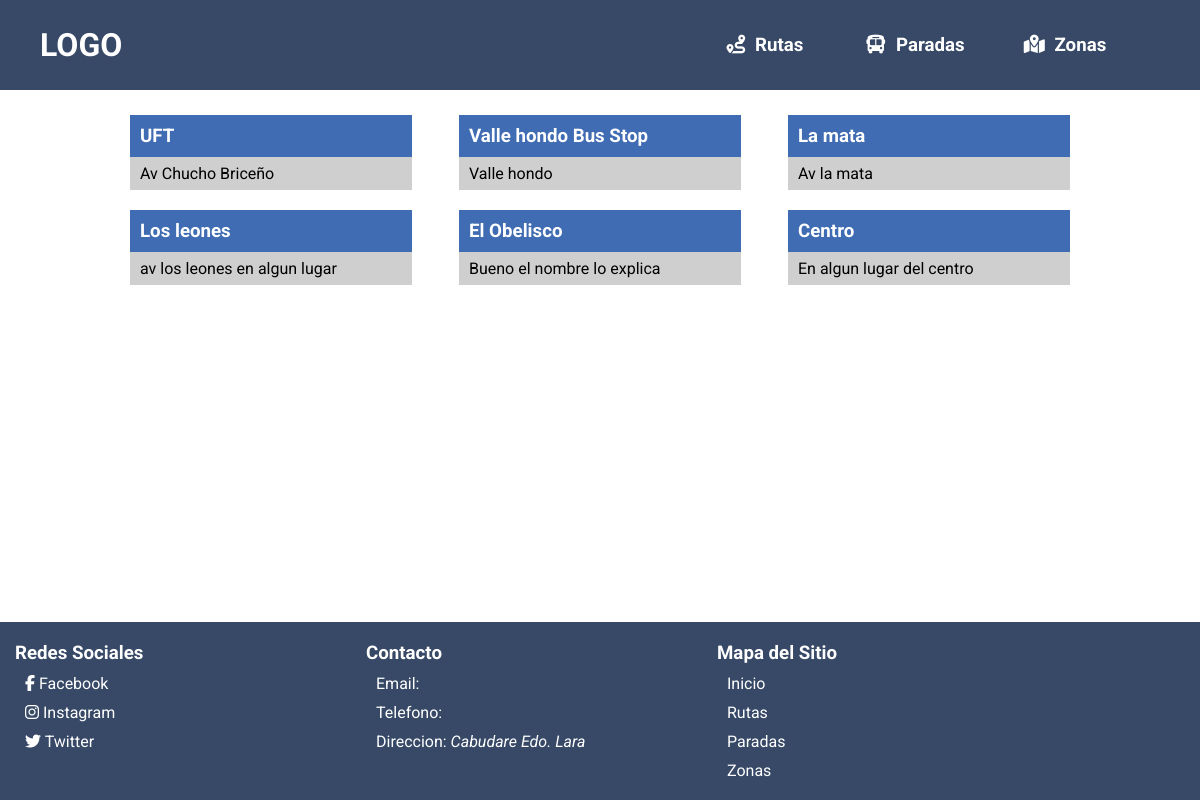
The app's page /busqueda/paradas with its own data.
### API/models.py (models this page shows, shortened)
class BusStop(models.Model):
    name = models.CharField(max_length=150, null=True, blank=True, unique=True)
    address = models.CharField(max_length=150)
    zone = models.ForeignKey(Zone, on_delete=models.CASCADE)

### API/views.py (the view)
# urls.py: path('busqueda/<query_param>', API.views.busqueda),
def busqueda(request, query_param):
    context = dict()
    context['title'] = "Buscar"
    context['style_search'] = True
    if query_param == 'rutas':
        context['content_type'] = 'routes'
        context['title'] += " Rutas"
        context['routes'] = [route for route in Route.objects.all()]
    elif query_param == 'paradas':
        context['content_type'] = 'bus_stops'
        context['title'] += " Paradas"
        context['stops'] = [stop for stop in BusStop.objects.all()]
    else:
        context['content_type'] = 'zones'
        context['title'] += " Zonas"
        context['zones'] = [zone for zone in Zone.objects.all()]
    return render(request, "search.html", context)

### templates/search.html (shortened to what this page needs)
{% extends "base.html" %}
{% block content %}
    {% if content_type == 'routes' %}
        {% for route in routes %}
            <a href="/ver/ruta/{{route.name}}">
                <article class="card">
                    <h3 class="card-title">{{route.name}}</h3>
                    <p class="card-description">{{route.route_description}}</p>
                </article>
            </a>
        {% endfor %}
    {% elif content_type == 'bus_stops' %}
        {% for stop in stops %}
            <a href="/ver/parada/{{stop.name}}">
                <article class="card">
                    <h3 class="card-title">{{stop.name}}</h3>
                    <p class="card-description">{{stop.address}}</p>
                </article>
            </a>
        {% endfor %}
    {% endif %}
{% endblock %}

### static/CSS/style.css (style rules this page uses)
:root { --color-main: #374966; --color-main-light: #3f6cb3; --color-main-dark: #2a3951; --color-secondary: #F9DBBD; --color-secondary-light: #FDF5EC; --color-secondary-dark: #F6CCA2; --color-3: #FCA17D; --color-3-light: #FDC5AF; --color-3-dark: #FB8C60; --color-accent: #7f2933; --color-accent-light: #bd3d4c; --color-accent-dark: #8E2937; }
* { text-decoration: none; font-family: 'Roboto', sans-serif; margin: 0; padding: 0; box-sizing: border-box; }
body { display: flex; min-height: 100vh; flex-direction: column; margin-top: 90px; }
@media only screen and (min-width: 601px) { body { margin: 0; } }

### static/CSS/search.css (style rules this page uses)
:root { --color-main: #374966; --color-main-light: #3f6cb3; --color-main-dark: #2a3951; --color-secondary: #F9DBBD; --color-secondary-light: #FDF5EC; --color-secondary-dark: #F6CCA2; --color-3: #FCA17D; --color-3-light: #FDC5AF; --color-3-dark: #FB8C60; --color-accent: #7f2933; --color-accent-light: #bd3d4c; --color-accent-dark: #8E2937; }
main a { width: 100%; color: white; margin-bottom: 20px; }
a .card { width: 100%; height: 100%; color: inherit; text-decoration: none; background-color: #cfcfcf; }
.card .card-title { background-color: var(--color-main-light); padding: 10px 10px; }
.card .card-description { color: black; padding: 7px 10px; }
@media only screen and (min-width: 601px) { main a { width: 30%; margin: 10px 0; } }

### records on screen
BusStop: name "UFT", address "Av Chucho Briceño"
BusStop: name "Valle hondo Bus Stop", address "Valle hondo"
BusStop: name "La mata", address "Av la mata"
BusStop: name "Los leones", address "av los leones en algun lugar"
BusStop: name "El Obelisco", address "Bueno el nombre lo explica"
BusStop: name "Centro", address "En algun lugar del centro"
